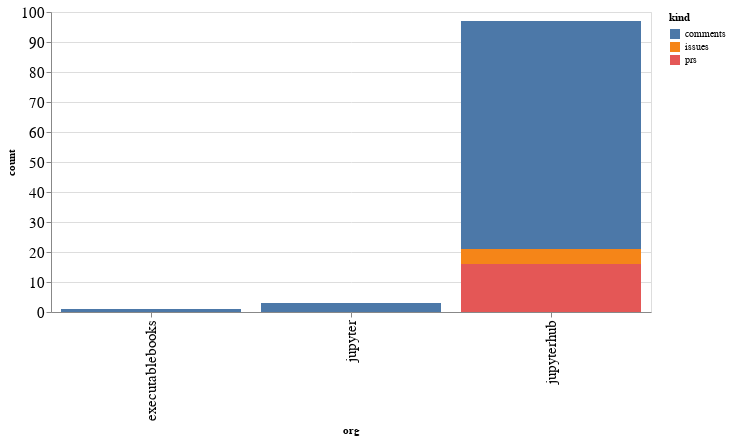

Write notebook code for a chart like this one.
### Code cell
alt.Chart(org_summaries, width=600).mark_bar().encode(
    x='org',
    y='count',
    color='kind',
    tooltip="org"
)

### Figure 1 — Vega-Lite specification as saved in the notebook (floating-point values rounded to 4 significant figures)
{"config": {"axisLeft": {"labelFontSize": 15}, "axisBottom": {"labelFontSize": 15}}, "data": {"name": "data-419caf1db16ad99f2de679de4ad8da39"}, "mark": "bar", "encoding": {"color": {"type": "nominal", "field": "kind"}, "tooltip": {"type": "nominal", "field": "org"}, "x": {"type": "nominal", "field": "org"}, "y": {"type": "quantitative", "field": "count"}}, "width": 600, "$schema": "https://vega.github.io/schema/vega-lite/v4.8.1.json", "datasets": {"data-419caf1db16ad99f2de679de4ad8da39": [{"org": "executablebooks", "kind": "comments", "count": 1}, {"org": "jupyter", "kind": "comments", "count": 3}, {"org": "jupyterhub", "kind": "comments", "count": 76}, {"org": "jupyterhub", "kind": "issues", "count": 5}, {"org": "jupyterhub", "kind": "prs", "count": 16}]}}
